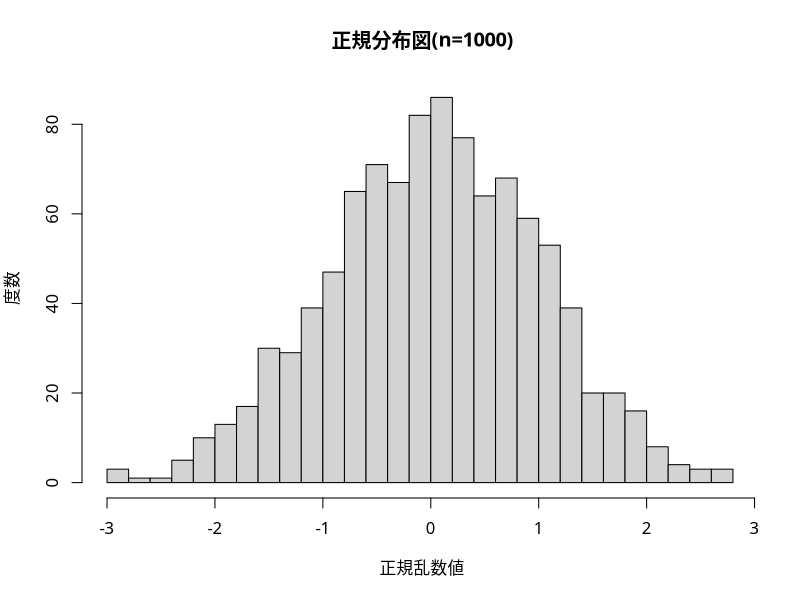

Source code (R):
x = rnorm(1000)
par(family="HiraMaruProN-W4")
hist(x,25,xlab=' 正規乱数値',ylab=' 度数',main=' 正規分布図(n=1000)')
